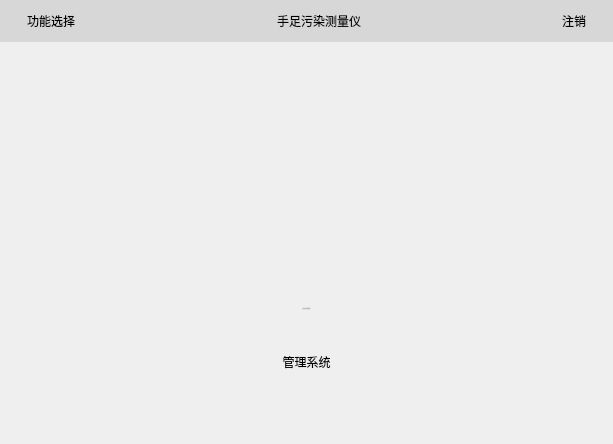
<?xml version="1.0" encoding="UTF-8"?>
<ui version="4.0">
 <class>DeLoginMainWidget</class>
 <widget class="QWidget" name="DeLoginMainWidget">
  <property name="geometry">
   <rect>
    <x>0</x>
    <y>0</y>
    <width>613</width>
    <height>444</height>
   </rect>
  </property>
  <property name="windowTitle">
   <string>DeLoginMainWidget</string>
  </property>
  <layout class="QGridLayout" name="gridLayout_3">
   <property name="margin">
    <number>0</number>
   </property>
   <property name="spacing">
    <number>0</number>
   </property>
   <item row="0" column="0" colspan="2">
    <widget class="QWidget" name="widget_7" native="true">
     <property name="styleSheet">
      <string notr="true">QPushButton
{   
   color: #000000;
   border:0px solid red;
   font: 14px &quot;微软雅黑&quot;;
}


QWidget#widget_7
{
   background-color: #D7D7D7;
   min-height:42px;
   max-height:42px;
}

QLabel
{
   font:18px &quot;微软雅黑&quot;;
   color: #000000;
}</string>
     </property>
     <layout class="QGridLayout" name="gridLayout_16">
      <property name="leftMargin">
       <number>24</number>
      </property>
      <property name="topMargin">
       <number>0</number>
      </property>
      <property name="rightMargin">
       <number>24</number>
      </property>
      <property name="bottomMargin">
       <number>0</number>
      </property>
      <property name="spacing">
       <number>0</number>
      </property>
      <item row="0" column="0">
       <layout class="QGridLayout" name="gridLayout_15">
        <property name="leftMargin">
         <number>3</number>
        </property>
        <property name="topMargin">
         <number>0</number>
        </property>
        <property name="rightMargin">
         <number>3</number>
        </property>
        <property name="bottomMargin">
         <number>0</number>
        </property>
        <property name="spacing">
         <number>0</number>
        </property>
        <item row="0" column="0">
         <widget class="QPushButton" name="funcBtn">
          <property name="text">
           <string>功能选择</string>
          </property>
         </widget>
        </item>
        <item row="0" column="2">
         <widget class="QLabel" name="label">
          <property name="text">
           <string>手足污染测量仪</string>
          </property>
          <property name="alignment">
           <set>Qt::AlignCenter</set>
          </property>
         </widget>
        </item>
        <item row="0" column="4">
         <widget class="QPushButton" name="loginOut">
          <property name="text">
           <string>注销</string>
          </property>
         </widget>
        </item>
        <item row="0" column="1">
         <spacer name="horizontalSpacer_5">
          <property name="orientation">
           <enum>Qt::Horizontal</enum>
          </property>
          <property name="sizeHint" stdset="0">
           <size>
            <width>40</width>
            <height>20</height>
           </size>
          </property>
         </spacer>
        </item>
        <item row="0" column="3">
         <spacer name="horizontalSpacer_6">
          <property name="orientation">
           <enum>Qt::Horizontal</enum>
          </property>
          <property name="sizeHint" stdset="0">
           <size>
            <width>40</width>
            <height>20</height>
           </size>
          </property>
         </spacer>
        </item>
       </layout>
      </item>
     </layout>
    </widget>
   </item>
   <item row="2" column="1">
    <spacer name="verticalSpacer">
     <property name="orientation">
      <enum>Qt::Vertical</enum>
     </property>
     <property name="sizeHint" stdset="0">
      <size>
       <width>20</width>
       <height>63</height>
      </size>
     </property>
    </spacer>
   </item>
   <item row="1" column="0" colspan="2">
    <layout class="QGridLayout" name="gridLayout_2">
     <property name="topMargin">
      <number>74</number>
     </property>
     <property name="spacing">
      <number>0</number>
     </property>
     <item row="0" column="0">
      <widget class="QLabel" name="label_4">
       <property name="enabled">
        <bool>true</bool>
       </property>
       <property name="sizePolicy">
        <sizepolicy hsizetype="Preferred" vsizetype="Preferred">
         <horstretch>0</horstretch>
         <verstretch>0</verstretch>
        </sizepolicy>
       </property>
       <property name="sizeIncrement">
        <size>
         <width>0</width>
         <height>0</height>
        </size>
       </property>
       <property name="baseSize">
        <size>
         <width>0</width>
         <height>0</height>
        </size>
       </property>
       <property name="styleSheet">
        <string notr="true">image: url(:/Demo/Resources/logo.png);
background-color: rgb(255, 255, 255, 0);
min-height:162px;
min-width:140px;
max-height:162px;</string>
       </property>
       <property name="frameShape">
        <enum>QFrame::NoFrame</enum>
       </property>
       <property name="frameShadow">
        <enum>QFrame::Plain</enum>
       </property>
       <property name="text">
        <string/>
       </property>
       <property name="alignment">
        <set>Qt::AlignCenter</set>
       </property>
       <property name="wordWrap">
        <bool>false</bool>
       </property>
      </widget>
     </item>
     <item row="1" column="0">
      <layout class="QGridLayout" name="gridLayout">
       <property name="topMargin">
        <number>20</number>
       </property>
       <property name="bottomMargin">
        <number>0</number>
       </property>
       <property name="horizontalSpacing">
        <number>0</number>
       </property>
       <property name="verticalSpacing">
        <number>30</number>
       </property>
       <item row="0" column="0">
        <widget class="QLabel" name="label_2">
         <property name="maximumSize">
          <size>
           <width>16777215</width>
           <height>20</height>
          </size>
         </property>
         <property name="font">
          <font>
           <family>微软雅黑</family>
           <pointsize>-1</pointsize>
           <weight>50</weight>
           <italic>false</italic>
           <bold>false</bold>
          </font>
         </property>
         <property name="styleSheet">
          <string notr="true">font: 20px &quot;微软雅黑&quot;;
color: #95989A;
max-height:20px;
min-height:20px;</string>
         </property>
         <property name="text">
          <string>西南自动化研究所</string>
         </property>
         <property name="textFormat">
          <enum>Qt::AutoText</enum>
         </property>
         <property name="scaledContents">
          <bool>false</bool>
         </property>
         <property name="alignment">
          <set>Qt::AlignCenter</set>
         </property>
        </widget>
       </item>
       <item row="1" column="0">
        <widget class="QLabel" name="label_3">
         <property name="styleSheet">
          <string notr="true">font: 28px &quot;微软雅黑&quot;;
color: #000000;
max-height:28px;
min-height:28px;</string>
         </property>
         <property name="text">
          <string>管理系统</string>
         </property>
         <property name="scaledContents">
          <bool>false</bool>
         </property>
         <property name="alignment">
          <set>Qt::AlignCenter</set>
         </property>
         <property name="wordWrap">
          <bool>true</bool>
         </property>
         <property name="margin">
          <number>0</number>
         </property>
         <property name="openExternalLinks">
          <bool>false</bool>
         </property>
        </widget>
       </item>
      </layout>
     </item>
    </layout>
   </item>
  </layout>
 </widget>
 <layoutdefault spacing="6" margin="11"/>
 <resources>
  <include location="demo.qrc"/>
 </resources>
 <connections/>
</ui>
